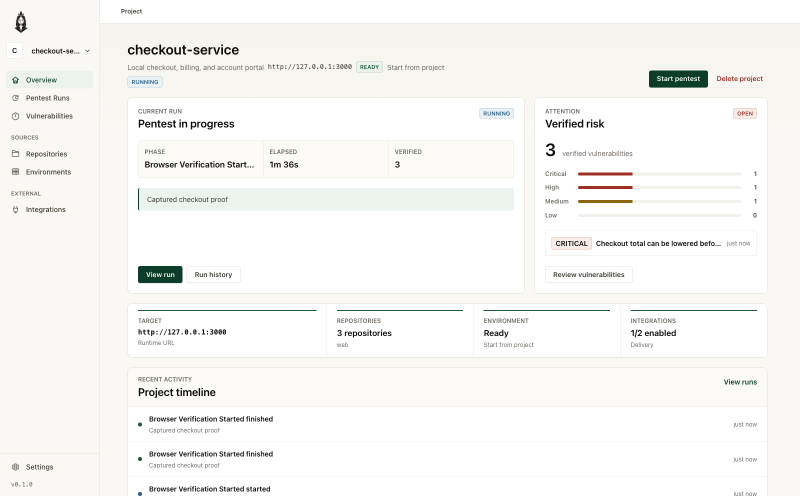
#> input picture assets/screenshots/raw/project-workspace.png, 1600 x 992 px (shown at 1/2 size)
$ python -i frame-screenshots.py   (imports and definitions only)
#> lines starting #> are read from the running program, lines starting #| are printed output that depends on the picture; after the words box and inside, x2 and y2 are one past the last pixel; in counts of white or black regions, pixels touching at a corner belong together
#!/usr/bin/env python3
"""Frame Nyx Agent screenshots for the README.

This is adapted from the Nyx screenshot framer. It keeps the same
four-corner gradient treatment, but writes to explicit output paths so
raw captures can stay untouched.

Usage:
    python3 scripts/frame-screenshots.py source.png output.png
    python3 scripts/frame-screenshots.py --gif --duration-ms 1800 output.gif frame-a.png frame-b.png
    python3 scripts/frame-screenshots.py --defaults
"""
from __future__ import annotations

import argparse
from pathlib import Path

from PIL import Image, ImageDraw, ImageFilter

PAD_L, PAD_T = 100, 60
PAD_R, PAD_B = 100, 61
MAX_INNER_W, MAX_INNER_H = 1600, 992
CORNER_RADIUS = 14
SHADOW_BLUR = 26
SHADOW_ALPHA = 70
SHADOW_OFFSET_Y = 18

GRAD_TL = (114, 243, 215)
GRAD_TR = (255, 106, 162)
GRAD_BL = (248, 197, 107)
GRAD_BR = (76, 201, 255)

DEFAULTS = [
    (
        "assets/screenshots/raw/project-workspace.png",
        "assets/screenshots/project-workspace.png",
    ),
    (
        "assets/screenshots/raw/live-pentest.png",
        "assets/screenshots/live-pentest.png",
    ),
    (
        "assets/screenshots/raw/verified-vulnerabilities.png",
        "assets/screenshots/verified-vulnerabilities.png",
    ),
    (
        "assets/screenshots/raw/vulnerability-detail.png",
        "assets/screenshots/vulnerability-detail.png",
    ),
]


def make_gradient(width: int, height: int) -> Image.Image:
    top = Image.new("RGB", (width, 1))
    bottom = Image.new("RGB", (width, 1))
    top_px = top.load()
    bottom_px = bottom.load()

    for x in range(width):
        t = x / (width - 1) if width > 1 else 0
        top_px[x, 0] = lerp_color(GRAD_TL, GRAD_TR, t)
        bottom_px[x, 0] = lerp_color(GRAD_BL, GRAD_BR, t)

    out = Image.new("RGB", (width, height))
    for y in range(height):
        t = y / (height - 1) if height > 1 else 0
        out.paste(Image.blend(top, bottom, t), (0, y))
    return out


def lerp_color(left: tuple[int, int, int], right: tuple[int, int, int], t: float) -> tuple[int, int, int]:
    return (
        int(left[0] + (right[0] - left[0]) * t),
        int(left[1] + (right[1] - left[1]) * t),
        int(left[2] + (right[2] - left[2]) * t),
    )


def resize_to_fit(image: Image.Image) -> Image.Image:
    width, height = image.size
#> width = 1600; height = 992
    scale = min(MAX_INNER_W / width, MAX_INNER_H / height)
#> scale = 1
    target = (max(1, round(width * scale)), max(1, round(height * scale)))
#> target = (1600, 992)
    if target == image.size:
        return image
    return image.resize(target, Image.LANCZOS)


def rounded(image: Image.Image, radius: int) -> Image.Image:
    mask = Image.new("L", image.size, 0)
    ImageDraw.Draw(mask).rounded_rectangle((0, 0, image.width, image.height), radius=radius, fill=255)
    out = image.convert("RGBA")
    out.putalpha(mask)
    return out


def shadow(size: tuple[int, int]) -> Image.Image:
    width, height = size
    layer = Image.new("RGBA", (width + 80, height + 80), (0, 0, 0, 0))
    draw = ImageDraw.Draw(layer)
    draw.rounded_rectangle(
        (40, 40 + SHADOW_OFFSET_Y, width + 40, height + 40 + SHADOW_OFFSET_Y),
        radius=CORNER_RADIUS,
        fill=(15, 23, 42, SHADOW_ALPHA),
    )
    return layer.filter(ImageFilter.GaussianBlur(SHADOW_BLUR))


def frame_image(src: Path) -> Image.Image:
    inner = resize_to_fit(Image.open(src).convert("RGB"))
#> inner is the input picture: PIL image 1600x992 RGB; mean R, G, B 246.7, 246.5, 244.3
    outer_w = inner.width + PAD_L + PAD_R
#> outer_w = 1800
    outer_h = inner.height + PAD_T + PAD_B
#> outer_h = 1113
    canvas = make_gradient(outer_w, outer_h).convert("RGBA")
#> in make_gradient, `out = Image.new("RGB", (width, height))`: out: PIL image 1800x1113 RGB; every value is 0
#> after the loop in make_gradient, `for y in range(height):`:
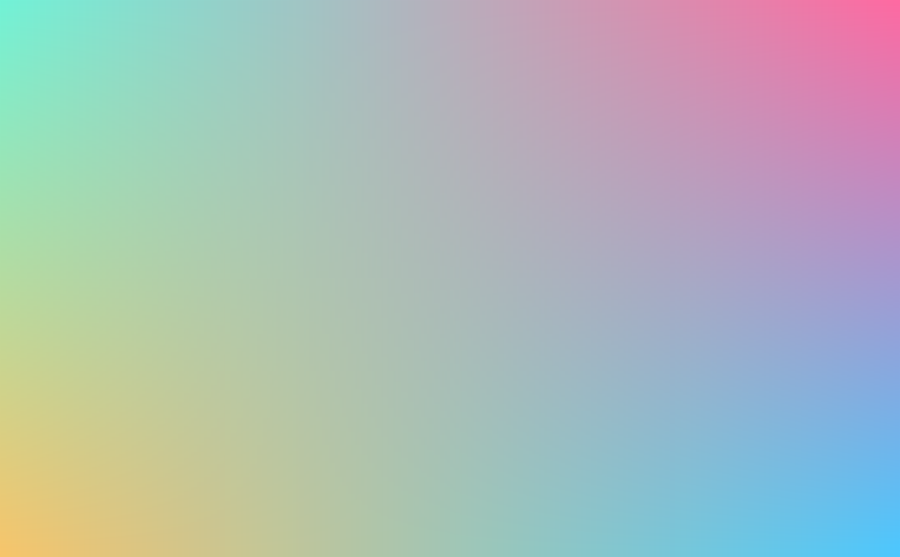
#> out: PIL image 1800x1113 RGB (shown at 1/2 size); mean R, G, B 172.3, 185.8, 183.8

    shadow_layer = shadow(inner.size)
#> in shadow, `layer = Image.new("RGBA", (width + 80, height + 80), (0, 0, 0, 0))`: layer: PIL image 1680x1072 RGBA; every value is 0
#> in shadow, `return layer.filter(ImageFilter.GaussianBlur(SHADOW_BLUR))`:
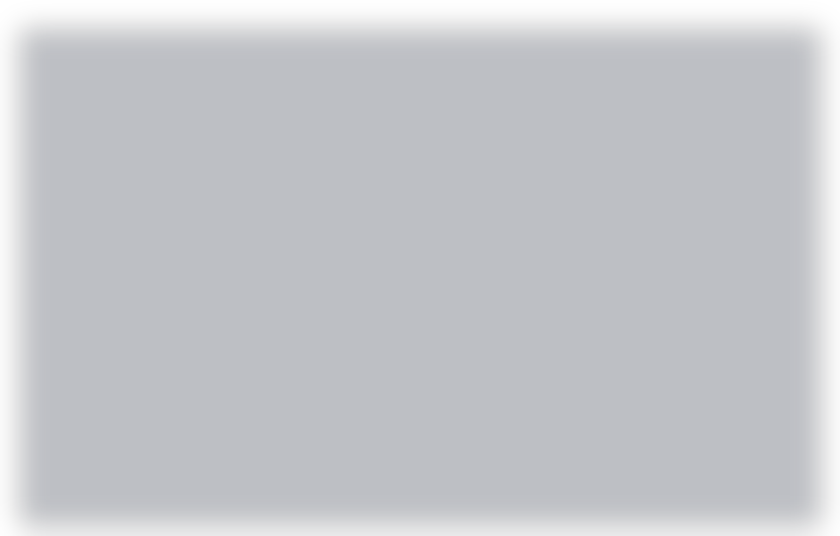
#> returned value: PIL image 1680x1072 RGBA (shown at 1/2 size); mean R, G, B, A 13.2, 20.3, 37, 61.6; transparent parts drawn white
    canvas.alpha_composite(shadow_layer, (PAD_L - 40, PAD_T - 40))
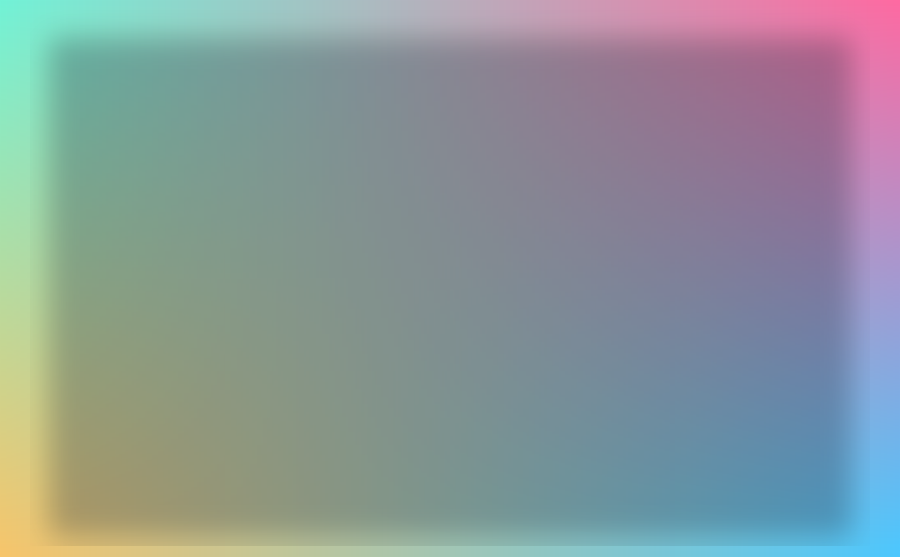
#> canvas: PIL image 1800x1113 RGBA (shown at 1/2 size); mean R, G, B, A 138, 150.1, 152.6, 255

    rounded_inner = rounded(inner, CORNER_RADIUS)
#> in rounded, `mask = Image.new("L", image.size, 0)`: mask: PIL image 1600x992 L; every value is 0
#> in rounded, `ImageDraw.Draw(mask).rounded_rectangle((0, 0, image.width, image.heigh..`:
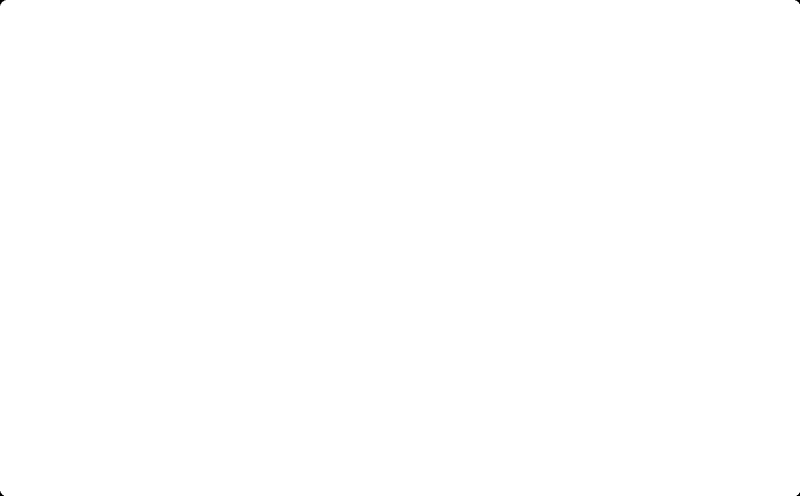
#> mask: PIL image 1600x992 L (shown at 1/2 size); 100% white; 4 black regions, box (x1, y1, x2, y2) and area: (0, 0, 11, 11) 46, (1590, 0, 1600, 8) 35, (0, 982, 8, 992) 35, (1593, 985, 1600, 992) 25
    canvas.alpha_composite(rounded_inner, (PAD_L, PAD_T))
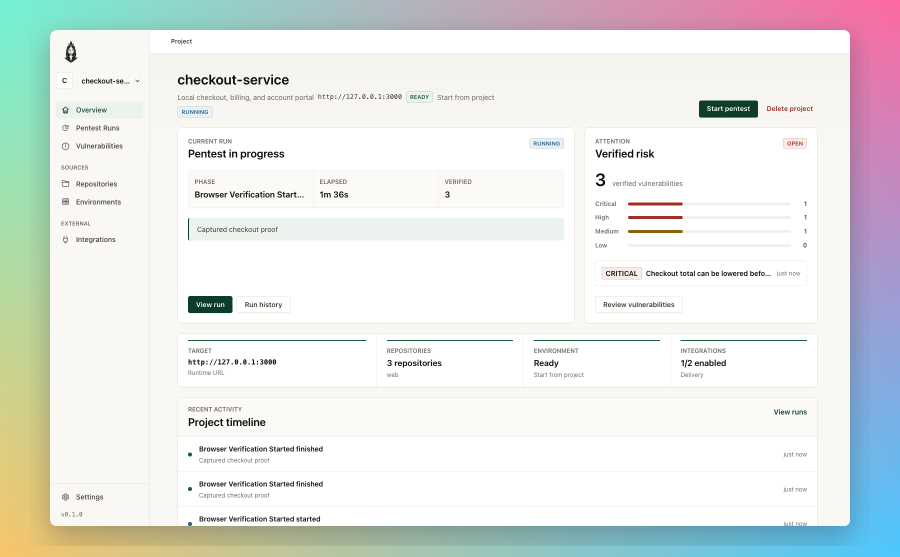
#> canvas: PIL image 1800x1113 RGBA (shown at 1/2 size); mean R, G, B, A 229.9, 232.4, 230.3, 255
    return canvas.convert("RGB")
#> returned value: PIL image 1800x1113 RGB


# [65 lines left out: functions frame, frame_gif, parse_args, main, not called in this run]


# [2 lines not run here, left out]

>>> result = frame_image('../assets/screenshots/raw/project-workspace.png')
